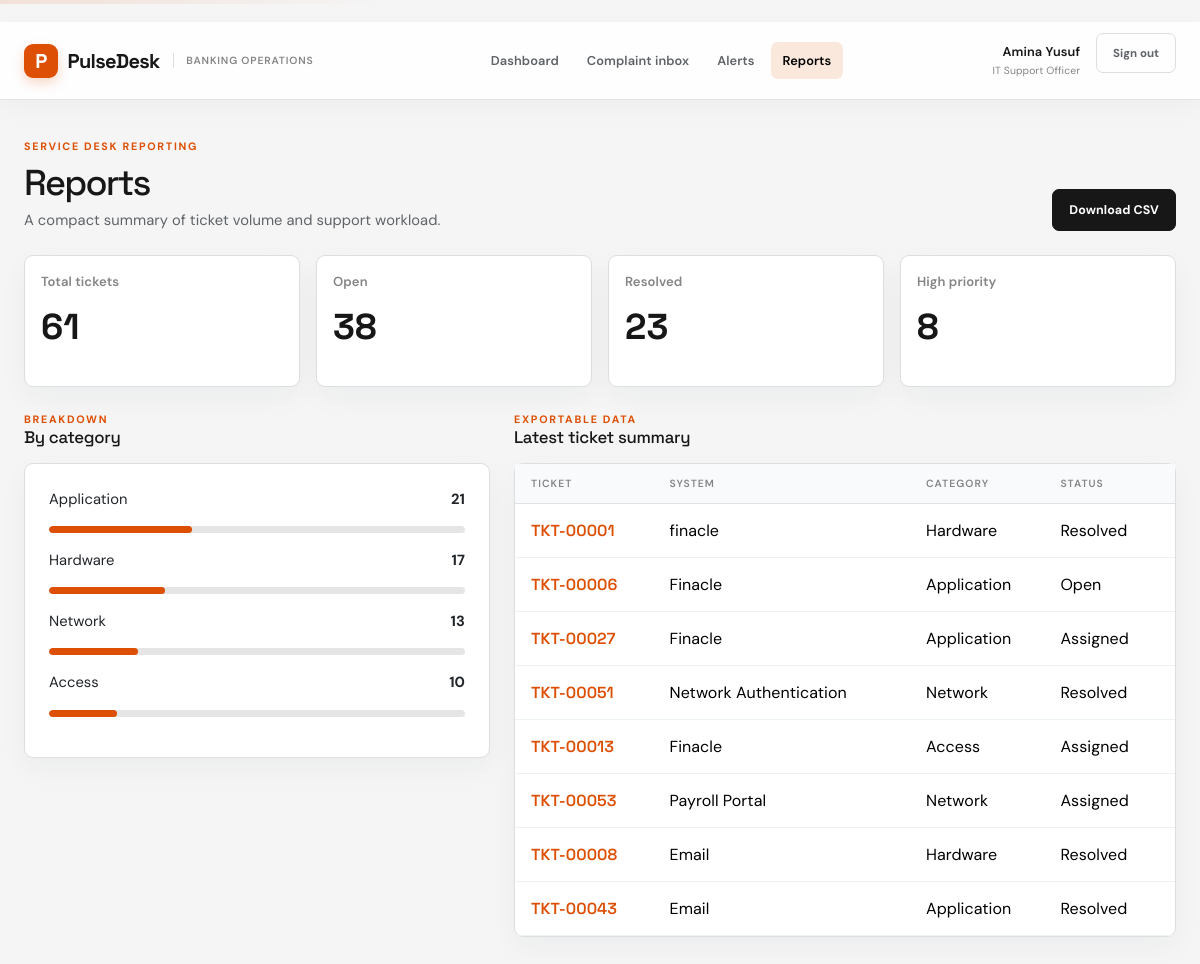
Screenshot of /reports (signed in) with the database file from the repository.
### app.py (models this page shows)
class User(db.Model):
    id = db.Column(db.Integer, primary_key=True)
    name = db.Column(db.String(120), nullable=False)
    email = db.Column(db.String(160), unique=True, nullable=False)
    password = db.Column(db.String(255), nullable=False)
    role = db.Column(db.String(40), nullable=False, default="IT Support Officer")

class Ticket(db.Model):
    id = db.Column(db.Integer, primary_key=True)
    ticket_number = db.Column(db.String(30), unique=True, nullable=False)
    branch_id = db.Column(db.Integer, db.ForeignKey("branch.id"), nullable=False)
    reported_by = db.Column(db.String(120), nullable=False)
    category = db.Column(db.String(80), nullable=False)
    system = db.Column(db.String(100), nullable=False)
    description = db.Column(db.Text, nullable=False)
    priority = db.Column(db.String(20), nullable=False, default="Medium")
    status = db.Column(db.String(30), nullable=False, default="Open")
    assigned_to = db.Column(db.String(120))
    created_at = db.Column(db.DateTime, nullable=False, default=datetime.utcnow)
    resolved_at = db.Column(db.DateTime)

### app.py (the view)
@app.route("/reports")
@login_required
def reports():
    tickets = Ticket.query.order_by(Ticket.created_at.desc()).all()
    stats = {
        "total": len(tickets),
        "open": sum(ticket.status != "Resolved" for ticket in tickets),
        "resolved": sum(ticket.status == "Resolved" for ticket in tickets),
        "high": sum(
            ticket.priority == "High" and ticket.status != "Resolved"
            for ticket in tickets
        ),
    }
    return render_template(
        "reports.html",
        stats=stats,
        category_counts=Counter(ticket.category for ticket in tickets).most_common(),
        tickets=tickets,
    )

### app.py (called while the page is built)
def current_user():
    user_id = session.get("user_id")
    return db.session.get(User, user_id) if user_id else None

@app.context_processor
def inject_user():
    return {"current_user": current_user()}

def login_required(view):
    @wraps(view)
    def wrapped(*args, **kwargs):
        if not session.get("user_id"):
            return redirect(url_for("login", next=request.path))
        return view(*args, **kwargs)
    return wrapped

### templates/reports.html (shortened to what this page needs)
﻿{% extends "base.html" %}
{% block content %}
  <div
    class="d-flex flex-wrap justify-content-between align-items-end gap-3 mb-4"
  >
    <div> <div class="eyebrow mb-2">Service desk reporting</div><h1 class="page-title mb-1">Reports</h1> <p class="text-secondary mb-0">A compact summary of ticket volume and support workload.</p></div> <a class="btn btn-dark" href="{{ url_for('report_csv') }}">Download CSV </a></div> <div class="row g-3 mb-4"> {% for key, label in [('total','Total tickets'),('open','Open'),('resolved','Resolved'),('high','High priority')] %} <div class="col-6 col-xl-3"> <div class="card stat-card p-3"> <div class="stat-label">{{ label }}</div><div class="stat-value mt-2">{{ stats[key] }}</div> </div></div> {% endfor %} </div><div class="row g-4"><div class="col-lg-5"><div class="section-heading"><div><div class="eyebrow">Breakdown</div> <h2 class="h4 mb-0">By category</h2></div> </div><div class="card bg-white p-4">{% for category, count in category_counts %}<div class="d-flex justify-content-between mb-3"><span>{{ category }}</span> <strong>{{ count }} </strong></div> <div class="progress mb-3"> <div
   class="progress-bar"
   style="width: {{ (count / stats.total * 100) if stats.total else 0 }}%"
 ></div></div> {% else %} <div class="empty-state py-3">No report data yet.</div>{% endfor %}</div> </div><div class="col-lg-7"><div class="section-heading"><div><div class="eyebrow">Exportable data</div> <h2 class="h4 mb-0">Latest ticket summary</h2></div> </div><div class="card bg-white"><div class="table-responsive"><table class="table"><thead><tr><th class="ps-3">Ticket</th> <th>System</th><th>Category</th> <th class="pe-3">Status</th></tr> </thead><tbody>{% for ticket in tickets[:8] %}<tr><td class="ps-3"><a
  class="ticket-number"
  href="{{ url_for('ticket_detail', ticket_id=ticket.id) }}"
>
      {{ ticket.ticket_number }} </a></td> <td>{{ ticket.system }}</td><td>{{ ticket.category }}</td> <td class="pe-3">{{ ticket.status }}</td></tr> {% else %} <tr> <td colspan="4" class="empty-state">No ticket data yet.</td></tr> {% endfor %} </tbody></table> </div></div> </div></div> {% endblock %}

### templates/base.html (shortened to what this page needs)
﻿<!doctype html>
<html lang="en">
  <head>
    <link
      href="https://cdn.jsdelivr.net/npm/bootstrap@5.3.3/dist/css/bootstrap.min.css"
      rel="stylesheet"
    >
    {% if style_version %}
      <link rel="stylesheet" href="{{ url_for('static', filename='style.css', v=style_version) }}">
    {% endif %}
  </head>
  <body
    data-login-path="{{ url_for('login') }}"
    data-login-page="{{ 'true' if request.endpoint == 'login' else 'false' }}"
  >
      <nav class="navbar navbar-expand-lg app-navbar {{ 'login-navbar' if request.endpoint == 'login' }}">
        <div class="container-fluid px-4">
          <a class="navbar-brand" href="{{ url_for('dashboard') }}">
            <span class="brand-mark">P</span>
            <span>PulseDesk</span>
            <span class="brand-caption">Banking operations</span>
          </a>
          {% if current_user %}
            <div class="collapse navbar-collapse" id="main-nav">
              <div class="navbar-nav mx-auto gap-lg-1">
                <a
                  class="nav-link {{ 'active' if request.endpoint == 'dashboard' }}"
                  href="{{ url_for('dashboard') }}"
                >
                  Dashboard
                </a>
                {% if current_user.role == 'IT Support Officer' %}
                  <a
                    class="nav-link {{ 'active' if request.endpoint in ['complaints', 'new_ticket'] }}"
                    href="{{ url_for('complaints') }}"
                  >
                    Complaint inbox
                  </a>
                {% endif %}
                <a
                  class="nav-link {{ 'active' if request.endpoint in ['alerts', 'alert_detail'] }}"
                  href="{{ url_for('alerts') }}"
                >
                  Alerts
                </a>
                <a
                  class="nav-link {{ 'active' if request.endpoint in ['reports', 'report_csv'] }}"
                  href="{{ url_for('reports') }}"
                >
                  Reports
                </a>
              </div>
              <div class="account-menu">
                <div class="account-identity">
                  <span class="account-name">{{ current_user.name }}</span>
                  <span class="account-role">{{ current_user.role }}</span>
                </div>
                <form method="post" action="{{ url_for('logout') }}">
                  <button class="btn btn-outline-dark btn-sm">Sign out</button>
                </form>
              </div>
            </div>
          {% endif %}
        </div>
      </nav>
    <main class="container-fluid px-4 py-4">
      {% block content %}{% endblock %}
    </main>
  </body>
</html>

### rows the page displays
User: name "Amina Yusuf", role "IT Support Officer"
Ticket: category "Application", count "21", {{ (count / stats.total * 100) if stats.total else 0 }} 34.42622950819672 (drawn), ticket_number "TKT-00006", system "Finacle", status "Open"
Ticket: category "Hardware", count "17", {{ (count / stats.total * 100) if stats.total else 0 }} 27.86885245901639 (drawn), ticket_number "TKT-00001", system "finacle", status "Resolved"
Ticket: category "Network", count "13", {{ (count / stats.total * 100) if stats.total else 0 }} 21.311475409836063 (drawn), ticket_number "TKT-00051", system "Network Authentication", status "Resolved"
Ticket: category "Access", count "10", {{ (count / stats.total * 100) if stats.total else 0 }} 16.39344262295082 (drawn), ticket_number "TKT-00013", system "Finacle", status "Assigned"
Ticket: ticket_number "TKT-00027", system "Finacle", category "Application", status "Assigned"
Ticket: ticket_number "TKT-00053", system "Payroll Portal", category "Network", status "Assigned"
Ticket: ticket_number "TKT-00008", system "Email", category "Hardware", status "Resolved"
Ticket: ticket_number "TKT-00043", system "Email", category "Application", status "Resolved"

### other values shown
{{ label }} "Total tickets" "Open" "Resolved" "High priority"
{{ stats[key] }} "61" "38" "23" "8"
